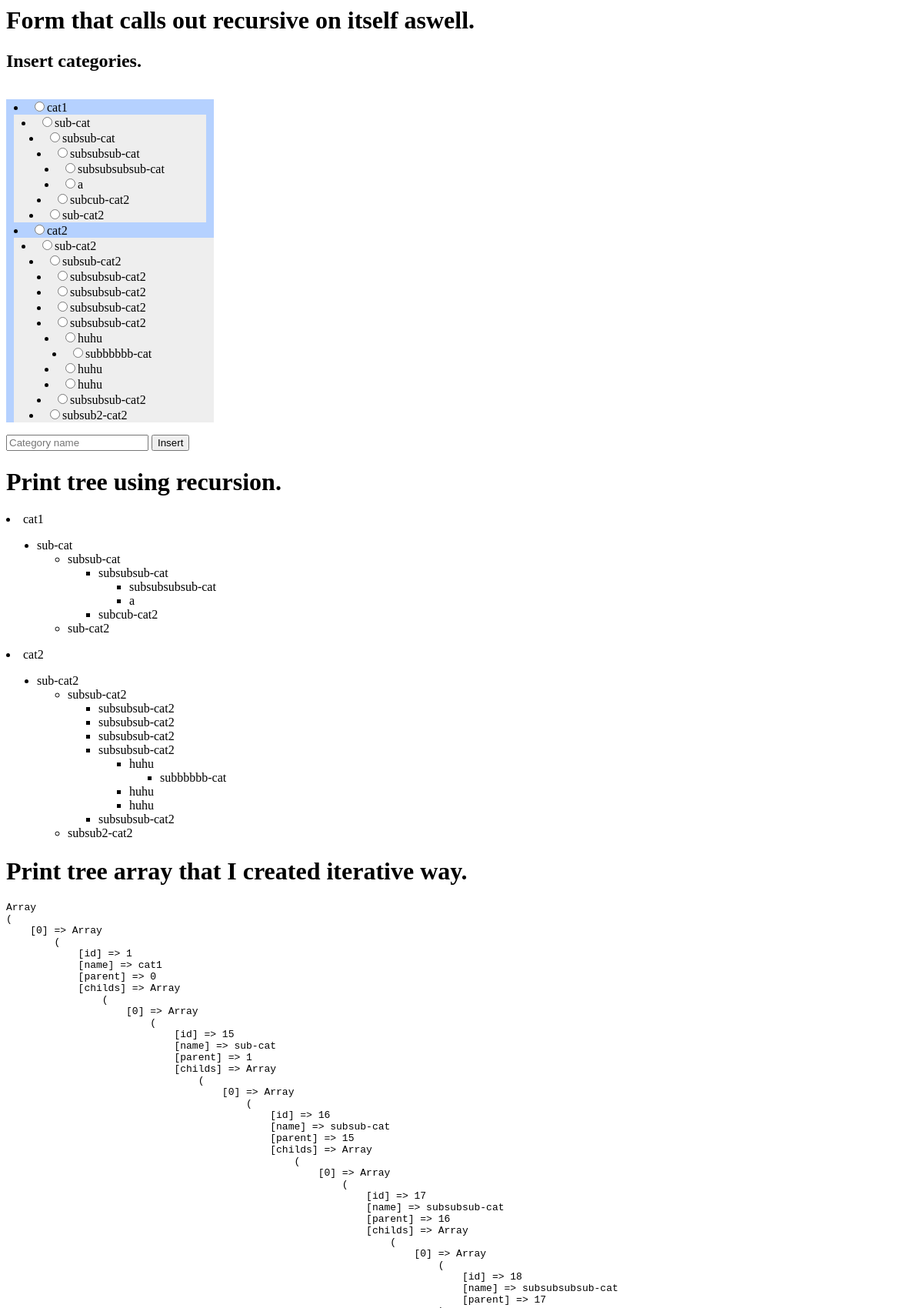
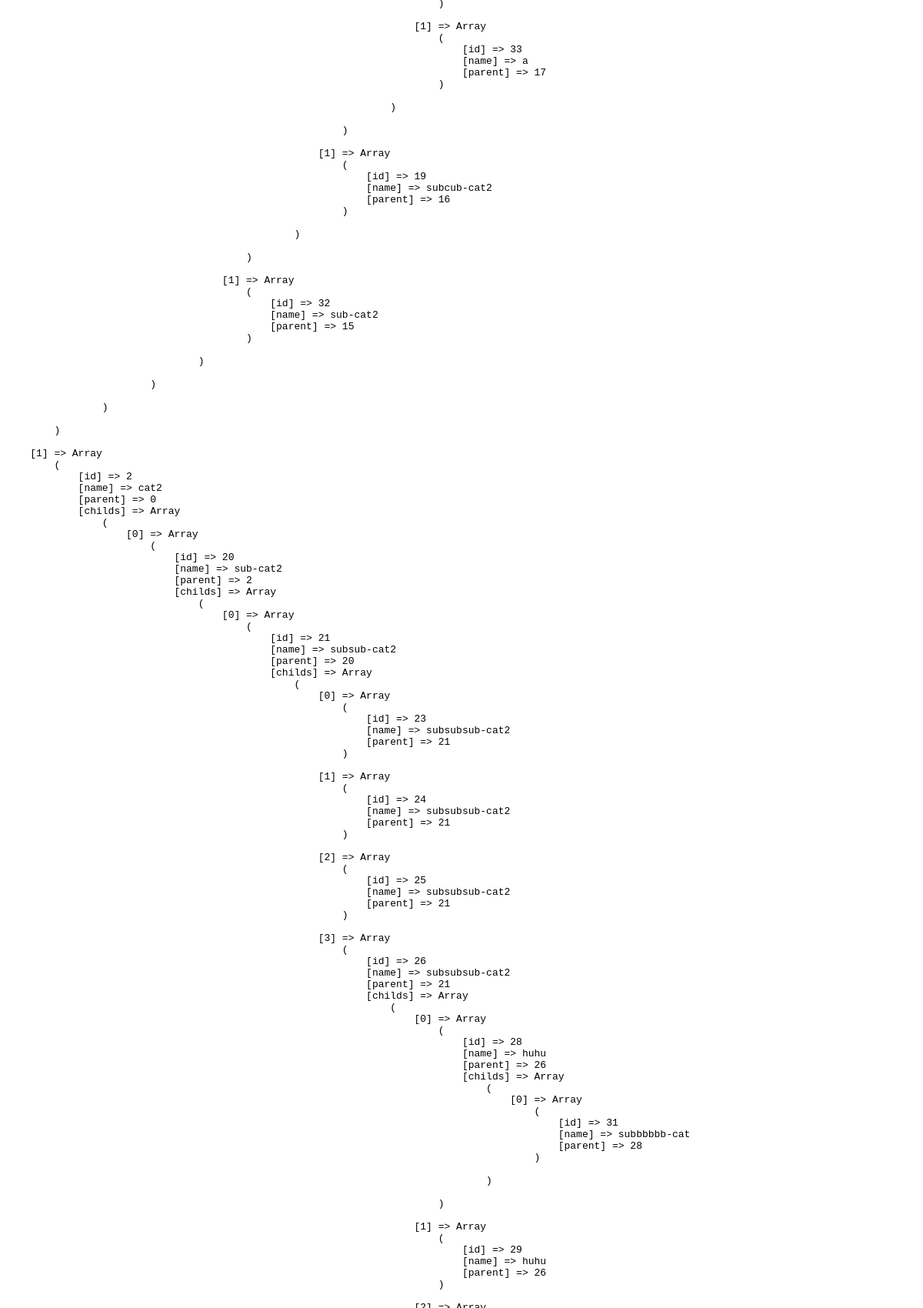
The page / (upper part) on the database its author committed (2 pictures, top to bottom).
### tables this page shows
CREATE TABLE IF NOT EXISTS `categories` (
  `id` int(11) NOT NULL AUTO_INCREMENT,
  `name` text NOT NULL,
  `pid` int(11) NOT NULL,
  PRIMARY KEY (`id`)
);

### inc/db.inc.php (called while the page is built, shortened)
<?php
    class dbconn_e {
		private $dbhost = "localhost";
		private $dbuser = "root";
		private $dbpass = "";
		private $dbname = "cat_db_t";
		private $charset = "utf8mb4";
		public function connect_db() {
			try {
				$dsn = "mysql:host=".$this->dbhost.";dbname=".$this->dbname.";charset=".$this->charset;
				$pdo = new PDO($dsn,$this->dbuser,$this->dbpass);
				$pdo->setAttribute(PDO::ATTR_ERRMODE, PDO::ERRMODE_EXCEPTION);
				return $pdo;
			} catch (PDOException $e) {
				echo "Connection failled: ".$e->getMessage();
			}
			return;
		}
		public function getCatArray() {
			$statm = $this->connect_db()->prepare("SELECT * FROM categories ORDER BY pid");
			$statm->execute();
			$row = $statm->fetchAll();
			$parr = array();
			foreach($row as $key => $el) {
				$parr[] = array('id' => $el['id'], 'name' => $el['name'], 'parent' => $el['pid']);
			}
		return $parr;
		}
	}
?>

### inc/rec.inc.php (the view)
<?php
	class catsRecr extends dbconn_e {
		public function getCatsRecursive($parent, $type)
		{
			$parr = $this->getCatArray();
			echo '<ul class="rec_list">';
			foreach($parr as $val => $el) {
				if($parent == $el['parent']) {
					if($type == 0)
						echo '<li>'.$el['name'].'</li>';
					else
						echo '<li><input type="radio" id="list-opt" name="list-opt" value="'.$el['id'].'"><label for="list-opt">'.$el['name'].'</label></li>';
					echo $this->getCatsRecursive($el['id'], $type);
				}
			}
			echo '</ul>';
			return;
		}
	}
?>

### index.php (shortened to what this page needs)
<html>
<head>
<link rel="stylesheet" href="css.css">
<?php
		include_once 'inc/db.inc.php';
		include_once 'inc/ite.inc.php';
		include_once 'inc/rec.inc.php';
		$categoryTree = new catsRecr;
		$categoryTreeIt = new catsIter;
?>
</head><body>
<h1>Form that calls out recursive on itself aswell.</h1>
<form action="<?php echo htmlspecialchars($_SERVER["PHP_SELF"]);?>" method="post" id="cat_add_form">
	<h2>Insert categories.</h2>
	<div class="wrapp_top">	<?php echo $categoryTree->getCatsRecursive(0, 1); ?></div>
	<input type="text" name='cat_name' placeholder="Category name" id="cat_name" />
	<input type="submit" value="Insert" id="insert_cat" name='insert_cat' />
</form>
<?php echo $categoryTreeIt->getCatsIter(0); ?>
</body>
</html>

### inc/ite.inc.php (shortened to what this page needs)
<?php
	class catsIter extends dbconn_e {
		public function buildTree($items) {
			$childs = array();
			foreach($items as &$item) {
				$childs[$item['parent']][] = &$item;
			}
			return $childs[0];
		}
		function parse($array) {
			foreach ($array as $value) {
				echo '<li>'.$value['name'];
					 if (!empty($value['childs'])) {
						echo '<ul>';
							 $this->parse($value['childs']);
						echo '</ul>';
					 }
				echo '</li>';
			}
		}
		public function getCatsIter() {
			$parr = $this->getCatArray();
			$tree = $this->buildTree($parr);
			echo '<h1>Print tree using recursion.</h1>';
			echo $this->parse($tree);
			echo '<h1>Print tree array that I created iterative way.</h1>';
			echo '<pre>'; print_r($tree); echo '</pre>';
			return;
		}
	}
 ?>

### css.css (style rules this page uses)
.wrapp_top { width: 100%; min-height: 200px; overflow: hidden; }
.rec_list { float: left; margin-left: 0em; padding-left: 10px; background-color: #eee; min-width: 200px; }
.rec_list ul { margin-left: 0em; }
.rec_list li { list-style-type: disc; list-style-position: inside; margin-left: 0; padding-left: 0; }
.rec_list:first-child { background-color: #b5d1ff; }

### rows shown on the page
categories: name "cat1"
categories: name "sub-cat"
categories: name "subsub-cat"
categories: name "subsubsub-cat"
categories: name "subsubsubsub-cat"
categories: name "a"
categories: name "subcub-cat2"
categories: name "sub-cat2"
categories: name "cat2"
categories: name "sub-cat2"
categories: name "subsub-cat2"
categories: name "subsubsub-cat2"
categories: name "subsubsub-cat2"
categories: name "subsubsub-cat2"
categories: name "subsubsub-cat2"
categories: name "huhu"
categories: name "subbbbbb-cat"
categories: name "huhu"
categories: name "huhu"
categories: name "subsubsub-cat2"
categories: name "subsub2-cat2"
